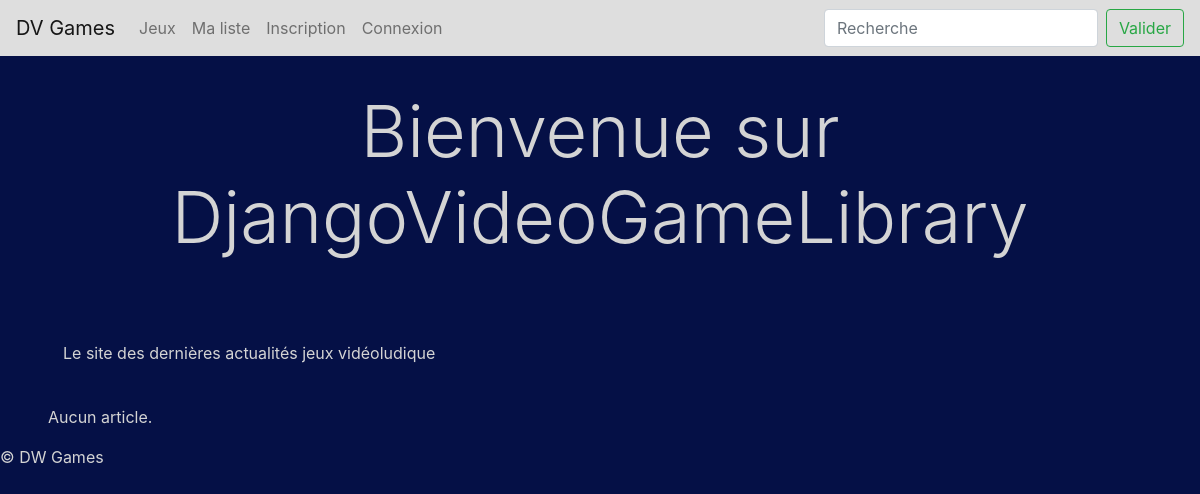
/, run on an earlier commit of the app's database.
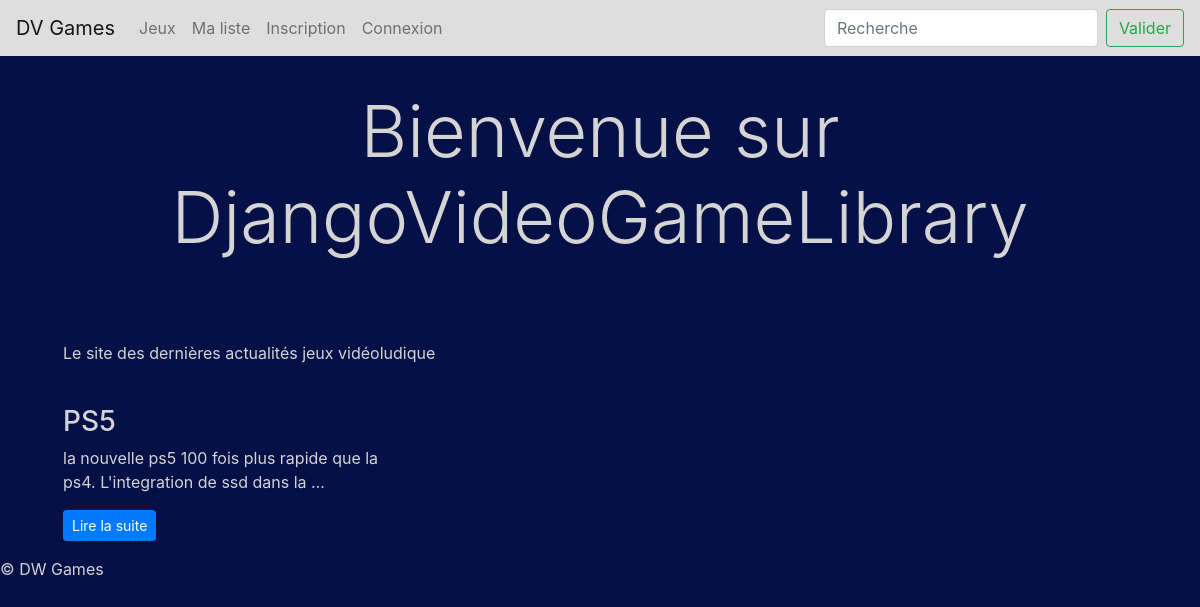
And on a later commit of the database.
### website/models.py (models this page shows, shortened)
class Article(models.Model):
    title = models.CharField(max_length=100)
    date = models.DateTimeField(default=timezone.now, verbose_name="Date de parution")
    content = models.TextField()
    game = models.ForeignKey('Game', on_delete=models.CASCADE, null=True, blank = True)
    class Meta:
        verbose_name = "article"
        ordering = ['date']

### website/views.py (the view)
# urls.py: 2. Add a URL to urlpatterns:  path('', views.home, name='home')
def home(request):
    articles = Article.objects.all()
    return render(request, 'website/home.html', locals())

### website/templates/website/home.html (shortened to what this page needs)
{% extends "website/base.html" %}
{% block content %}
<div class="container">
    <h2 class="display-3">Bienvenue sur DjangoVideoGameLibrary</h2>
    <p>Le site des dernières actualités jeux vidéoludique</p>
</div>
<br>
<div class="container">
    <div class="row">
        {% for article in articles %}
        <div class="col-4">
            <h3>{{ article.title }}</h3>
            <p>{{ article.content|truncatewords_html:15 }}</p>
            <p><a class="btn btn-primary btn-sm" href="{% url 'read' article.id %}">Lire la suite</a></p>
        </div>
        {% empty %}
        <p>Aucun article.</p>
        {% endfor %}
    </div>
</div>
{% endblock %}

What changed in the data, as far as the page shows it:
added Article: title "PS5", content "la nouvelle ps5 100 fois plus rapide que la ps4. L'integration de ssd dans la …"
Also different on the page:
text no longer shown: "Aucun article."
